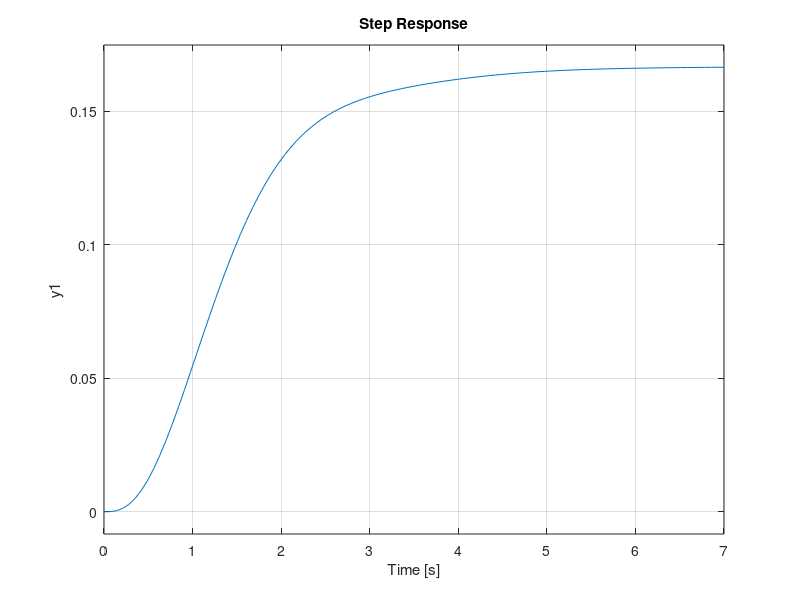

Source code (MATLAB): (Note: this script raises an error after producing the figure.)
% Effect of addition on closed loop poles
sys = tf([1], [1 3 6])
p = [-1 -5 -10 -20]
for i=1:4
    sys_new = tf([1], [1 -p(i)])*sys
    subplot(2, 2, i)
    step(sys_new)
    stepinfo(sys_new)
end
